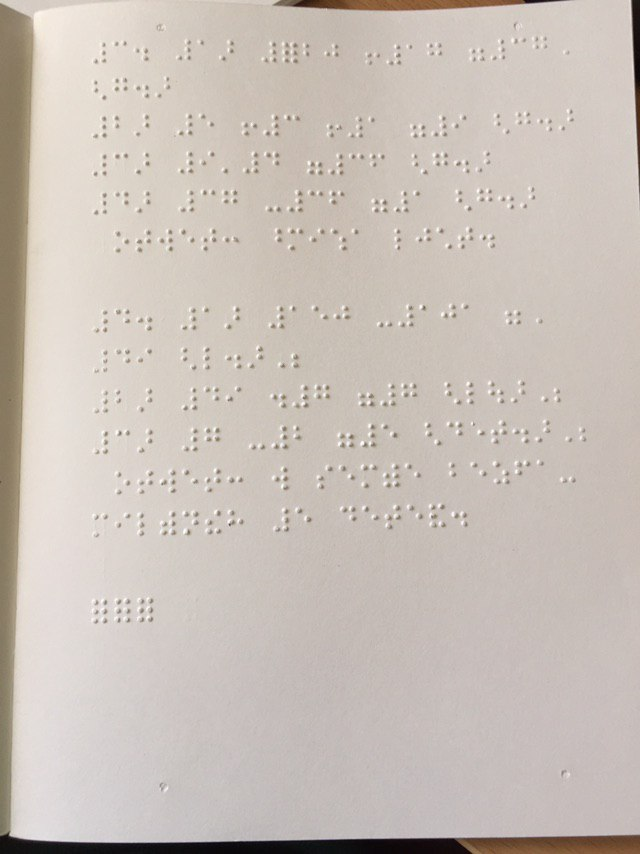
#> input picture data/Photo_Turlom_C1_2.jpeg, 640 x 854 px
$ jupyter execute --allow-errors BraillExplore.ipynb
#> lines starting #> are read from the running program, lines starting #| are printed output that depends on the picture; after the words box and inside, x2 and y2 are one past the last pixel; in counts of white or black regions, pixels touching at a corner belong together
[cell 1]
import cv2
import numpy as np
import matplotlib.pyplot as plt

[cell 2]
img = cv2.imread('../data/Photo_Turlom_C1_2.jpeg')
#> img is the input picture: shape (854, 640, 3); mean B, G, R 184.7, 192.1, 201.4
img = cv2.cvtColor(img,cv2.COLOR_BGR2GRAY)
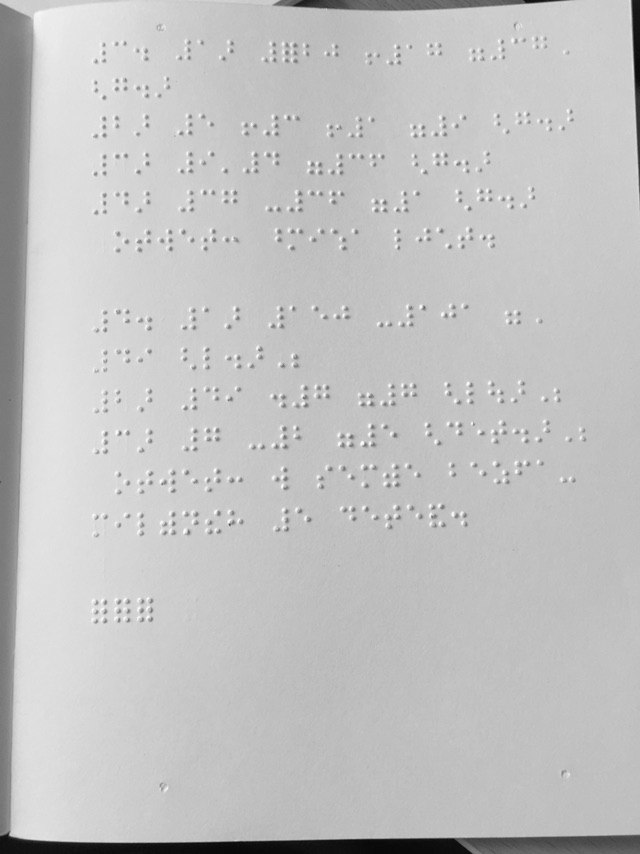
#> img: shape (854, 640); min 4, max 254, mean 194.1
plt.imshow(img)

[cell 3]
im = cv2.blur(img,(3,3)) # GaussianBlur(imgGrayscale, imgGrayscale, new Size(3, 3), 0);
im = cv2.adaptiveThreshold(im, 255, cv2.ADAPTIVE_THRESH_MEAN_C, cv2.THRESH_BINARY_INV, 5, 4)
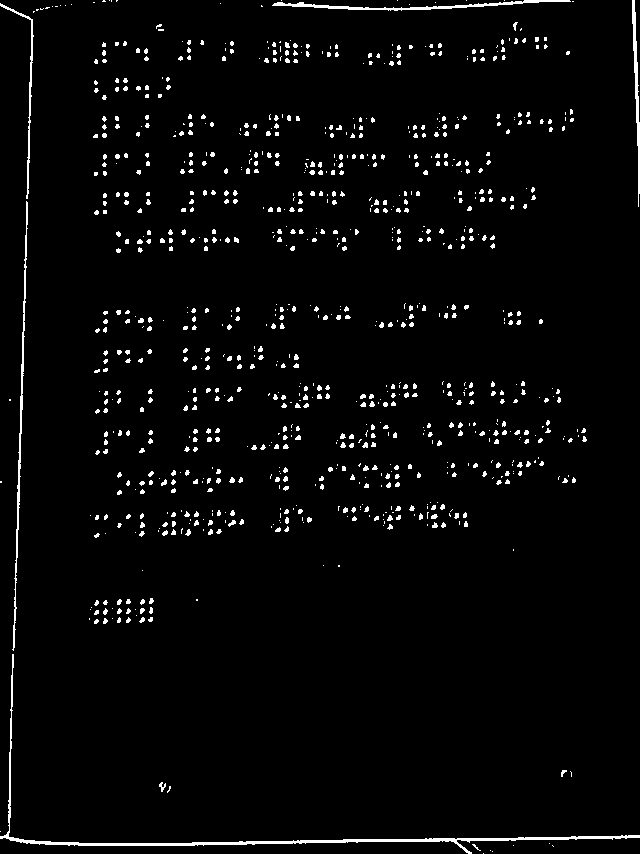
#> im: shape (854, 640); 3% white; 946 white regions (767 under 20 px), largest, box (x1, y1, x2, y2) and area: (0, 654, 640, 854) 2384, (12, 201, 28, 651) 911, (272, 0, 571, 11) 831
im = cv2.medianBlur(im, 3)
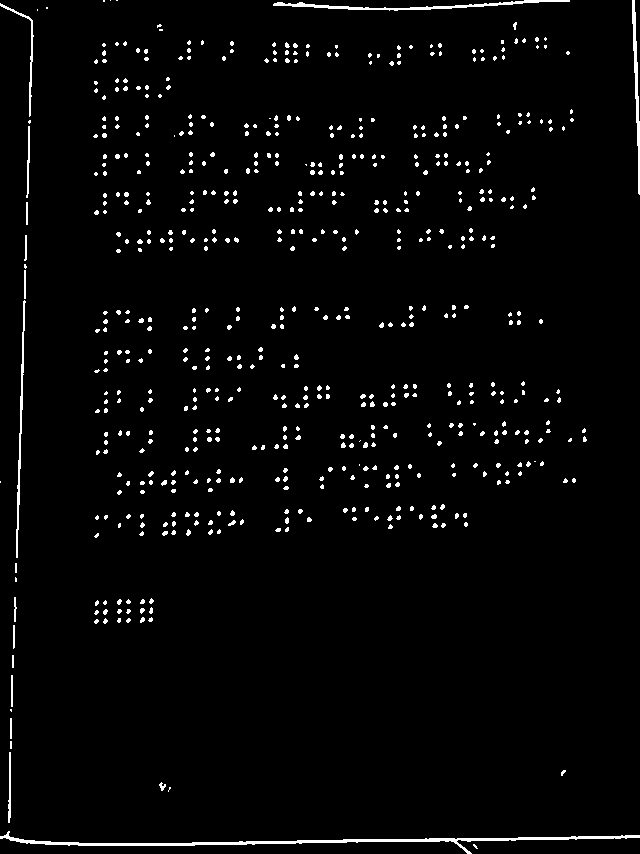
#> im: shape (854, 640); 2.7% white; 614 white regions (546 under 20 px), largest, box (x1, y1, x2, y2) and area: (0, 831, 640, 854) 2046, (273, 0, 570, 11) 827, (632, 0, 640, 195) 573
_,im = cv2.threshold(im, 0, 255, cv2.THRESH_OTSU)
im = cv2.GaussianBlur(im, (3,3), 0)
_,im = cv2.threshold(im, 0, 255, cv2.THRESH_OTSU)
#> im: shape (854, 640); 2.7% white; 605 white regions (537 under 20 px), largest, box (x1, y1, x2, y2) and area: (0, 831, 640, 854) 2049, (273, 0, 570, 11) 835, (632, 0, 640, 195) 597
plt.imshow(im)

[cell 4]
cim = im[27:-150,50:-30]
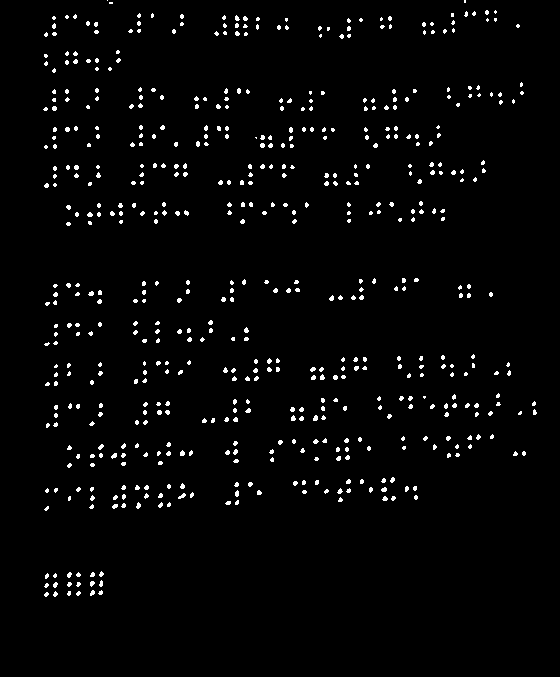
#> cim: shape (677, 560); 2.5% white in thin lines or dots, all inside (x1, y1, x2, y2) = (43, 0, 537, 597)
plt.imshow(cim)

[cell 5]
orb = cv2.ORB_create(5000)
f,d = orb.detectAndCompute(cim,None)
#> f = 2428 keypoints; strongest (x, y, size): (297, 415, 53.6), (115, 504, 37.2), (95, 588, 53.6), (181, 452, 44.6)

[cell 6]
def plot_dots(im,dots):
    img = np.zeros_like(im)
    for x in dots:
        cv2.circle(img,(int(x[0]),int(x[1])),1,(255,0,0))
    plt.imshow(img)

pts = [x.pt for x in f]
#> pts = 2428 pairs, first value 44.64 to 512.6, second value 51.84 to 593.3
plot_dots(cim,pts)
#> the loop in plot_dots, `for x in dots:` made 2428 passes
#> x on passes 1 to 3: (470.4, 94.8), (54, 136.8), (255.6, 136.8)
#> after the loop in plot_dots, `for x in dots:`:
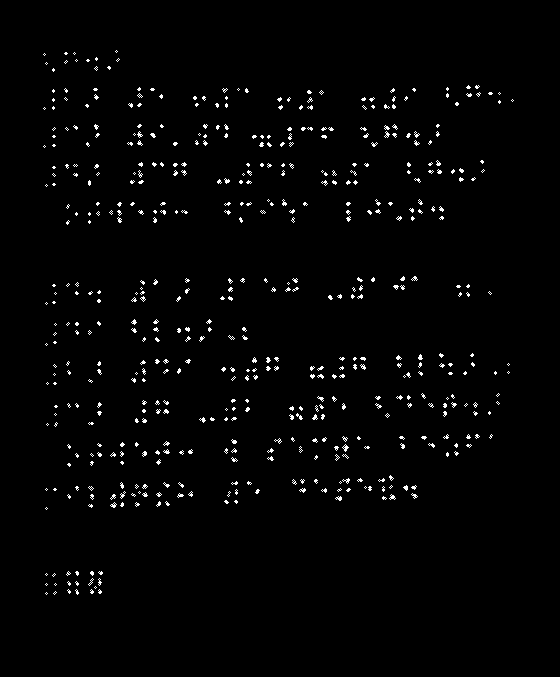
#> img: shape (677, 560); 1.7% white in thin lines or dots, all inside (x1, y1, x2, y2) = (43, 50, 514, 595)

[cell 7]
min_x, min_y, max_x, max_y = \
[int(f([z[i] for z in pts])) for f in (min,max) for i in (0,1)]
#> min_x = 44; min_y = 51; max_x = 512; max_y = 593
print(min_x,max_x)
#| 44 512
print(min_y,max_y)
#| 51 593

[cell 8]
off = 5
src_pts = np.array([(min_x-off,min_y-off),(min_x-off,max_y+off),
                    (max_x+off,min_y-off),(max_x+off,max_y+off)])
#> src_pts = [[39, 46], [39, 598], [517, 46], [517, 598]]
dim = 500
dst_pts = np.array([(0,0),(0,dim),(dim,0),(dim,dim)])
h,m = cv2.findHomography(src_pts,dst_pts)
#> h = [[1.05, 0, -40.79], [0, 0.906, -41.67], [0, 0, 1]]; m = [1, 1, 1, 1]
trim = cv2.warpPerspective(cim,h,(dim,dim))
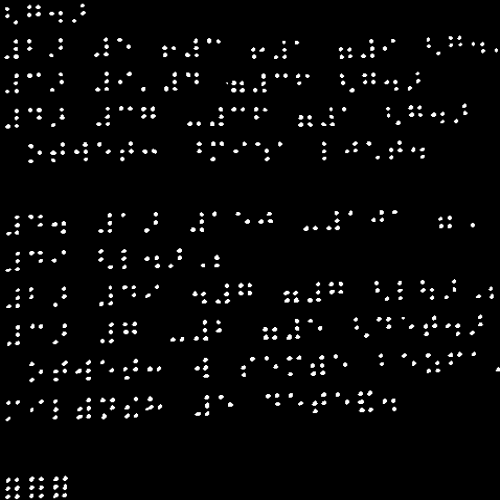
#> trim: shape (500, 500); min 0, max 255, mean 8.1
plt.imshow(trim)

[cell 9]
char_h = 10
char_w = 10
def slice(img):
    dy,dx = img.shape
    y = 0
    while y+char_h<dy:
        x=0
        while x+char_w<dx:
            yield img[y:y+char_h,x:x+char_w]
            x+=char_w
        y+=char_h

sliced = list(slice(trim))[0:100]
#> sliced = 100 items

[cell 10]
fig,ax = plt.subplots(10,10)
for i in range(10):
    for j in range(10):
        ax[i,j].imshow(sliced[i*10+j])
#> (the rest of this cell did not finish here and is left out)
